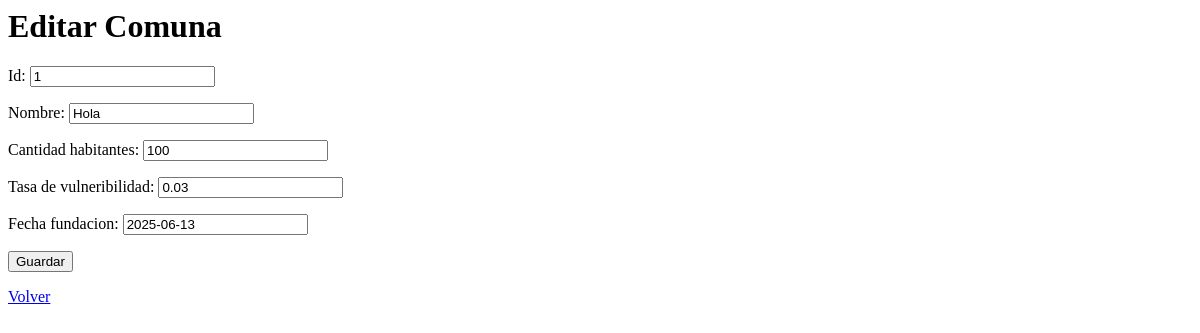
The page /comunas/editar/1/ on the database as committed earlier.
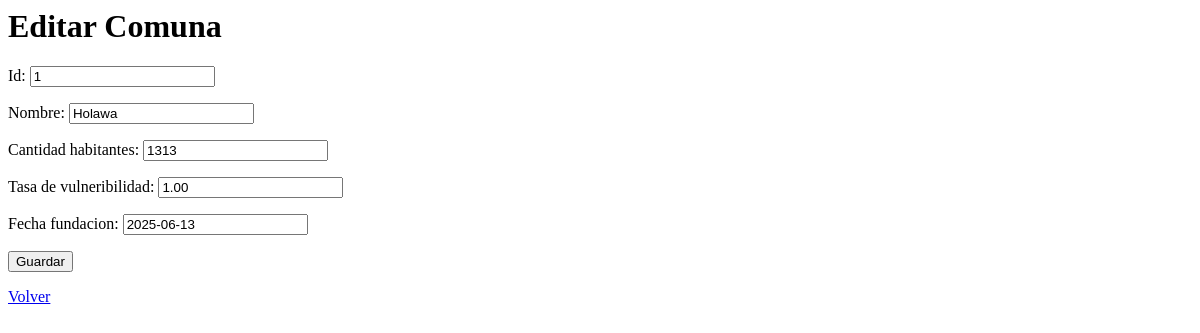
The same page on the database as committed later.
### MisComunas/models.py (models this page shows)
class comuna(models.Model):
 id = models.IntegerField(primary_key=True)
 nombre =models.CharField(max_length=50)
 cantidad_habitantes = models.IntegerField(null=True)
 tasa_de_vulneribilidad = models.DecimalField(max_digits=10, decimal_places=2, default=0)
 fecha_fundacion = models.DateField(default=timezone.now)

### MisComunas/views.py (the view)
# urls.py: path('editar/<int:pk>/', views.comuna_update, name='comuna_update'),
def comuna_update(request, pk):
    comuna_instancia = get_object_or_404(comuna, pk=pk)
    if request.method == 'POST':
        form = ComunaForm(request.POST, instance=comuna_instancia)
        if form.is_valid():
            form.save()
            return redirect('comuna_list')
    else:
        form = ComunaForm(instance=comuna_instancia)
    return render(request, 'MisComunas/form.html', {'form': form})

### MisComunas/forms.py
class ComunaForm(forms.ModelForm):
    class Meta:
        model = comuna
        fields = '__all__'

### MisComunas/templates/MisComunas/form.html (shortened to what this page needs)
<h1>{{ form.instance.pk|yesno:"Editar Comuna,Nueva Comuna" }}</h1>
<form method="post">
    {{ form.as_p }}
    <button type="submit">Guardar</button>
</form>
<a href="{% url 'comuna_list' %}">Volver</a>

Rows that differ between the two databases and show on the page:
changed comuna "Editar Comuna": nombre "Hola" → "Holawa"; cantidad_habitantes "100" → "1313"; tasa_de_vulneribilidad "0.03" → "1.00"
